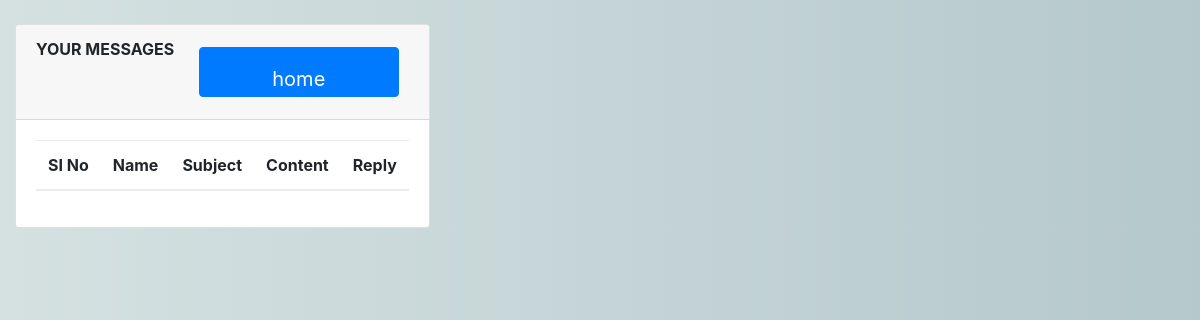
The app's page /Contentt/ (signed in), older data.
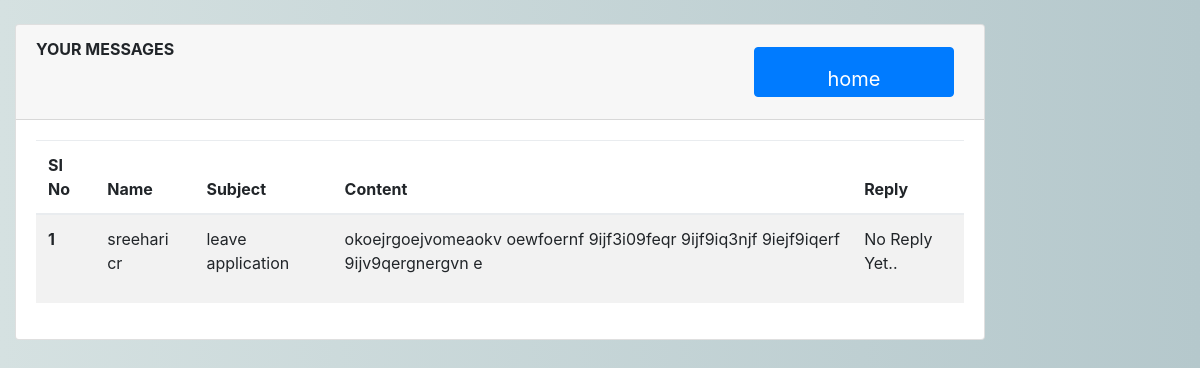
The same page, newer data.
### app/models.py (models this page shows, shortened)
class Content(models.Model):
    user= models.ForeignKey(Login, on_delete=models.DO_NOTHING)
    subject = models.CharField(max_length=200)
    content = models.TextField()
    reply = models.TextField(null=True, blank=True)

class Login(AbstractUser):
	is_user=models.BooleanField(default=False)
	email=models.EmailField(max_length=255,unique=True)
	USERNAME_FIELD ='email'
	REQUIRED_FIELDS = ['username']

class Employee(models.Model):
	user = models.OneToOneField(Login, on_delete=models.CASCADE, related_name='user')
	id = models.CharField(primary_key=True, max_length=10)
	name=models.CharField(max_length=50)
	contact_number = models.CharField(max_length=50)
	date_of_birth = models.CharField(max_length=50)
	date_of_joining = models.CharField(max_length=50)
	department = models.CharField(max_length=50)
	designation = models.CharField(max_length=50)
	gender = models.CharField(max_length=50, choices=sex_choice)
	team = models.CharField(max_length=50)
	def __str__(self):
		return self.name

### app/user_views.py (the view)
# urls.py: path('Contentt/', user_views.Contentt, name='Contentt'),
def Contentt(request):
    n = Content.objects.filter(user=request.user)
    return render(request, 'app/content.html', {'Content': n})

### app/templates/app/content.html (shortened to what this page needs)
{% extends 'base.html' %}
{% block content %}
<div class="col-lg-10">
    <div class="card">
        <div class="card-header">
            <strong class="card-title">YOUR MESSAGES</strong>
            <a class="btn btn-primary"  href="{% url 'home' %}" style="font-size: 20px; margin-bottom: 10px;float:right;">home</a>
        </div>
        <div class="card-body">
            <table class="table table-striped">
                <thead>
                <tr>
                    <th scope="col">SI No</th>
                    <th scope="col">Name</th>
                    <th scope="col">Subject</th>
                    <th scope="col">Content</th>
                    <th scope="col">Reply</th>
                </tr>
                </thead>
                <tbody>
                {% for n in Content %}
                <tr>
                    <th scope="row">{{forloop.counter}}</th>
                    <td>{{n.user.user}}</td>
                    <td>{{n.subject}}</td>
                    <td>{{n.content}}</td>
                    <td>
                        {% if n.reply == None %}
                        <p>No Reply Yet..</p>
                        {% else %}
                        {{n.reply}}
                        {% endif %}
                    </td>
                </tr>
                {% endfor %}
                </tbody>
            </table>
        </div>
    </div>
</div>
{% endblock %}

Row changes from the older to the newer data that the page shows:
added Content: user.user "sreehari cr", subject "leave application", content "okoejrgoejvomeaokv oewfoernf 9ijf3i09feqr 9ijf9iq3njf 9iejf9iqerf 9ijv9qergnergvn e", shows "No Reply Yet.."
